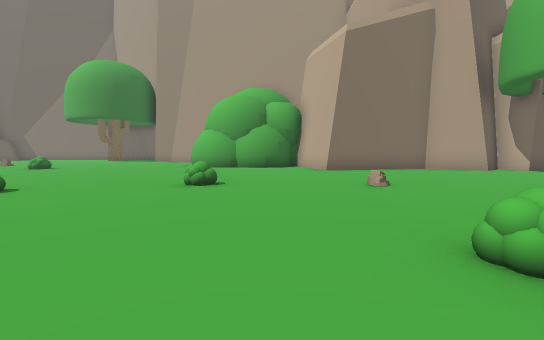
View 1 (above)

18 first-person views from a walk through a Unity game level. The camera is 1.3 m above the floor, tilts 4° down and sees 90° across. The floor is counted in squares, 2 m on a side. Each view is taken from the middle of a square. On the plan, view 1 faces up. The plan holds only what a view shows up to about 9 squares ahead; the rest is blank. The place goes on beyond the plan. The player is left out. Some surface patterns are stand-ins.

View 2
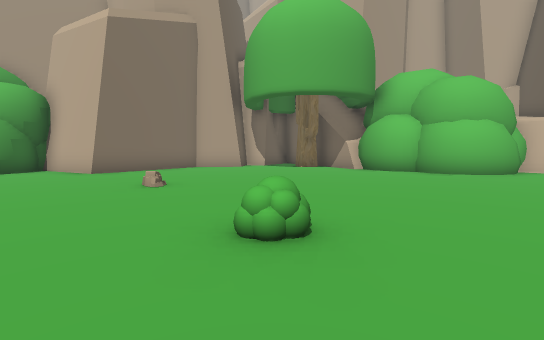

View 3
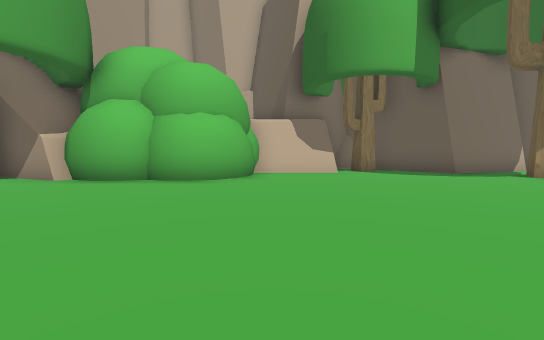

View 4
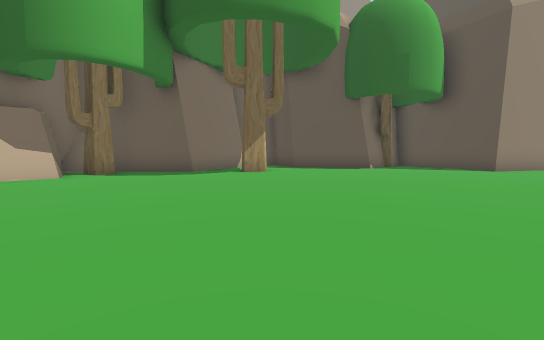

View 5
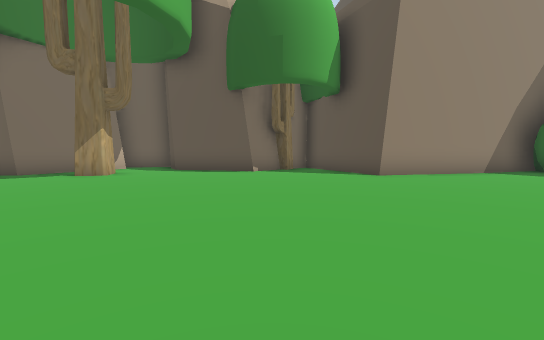

View 6
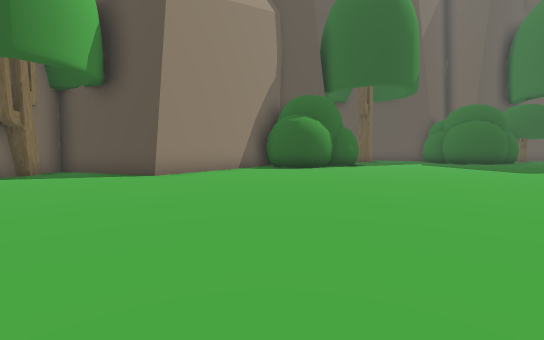

View 7
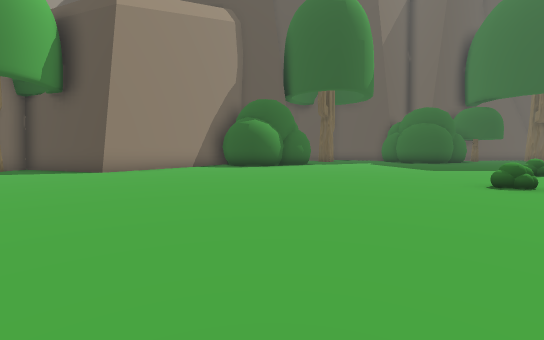

View 8
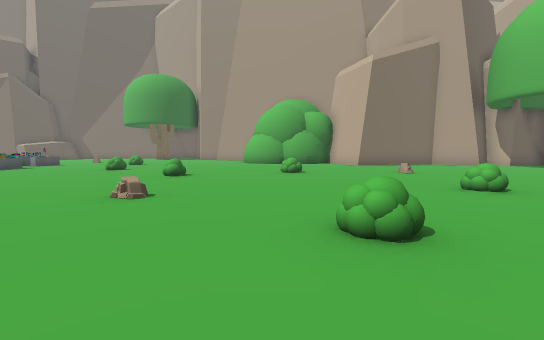

View 9
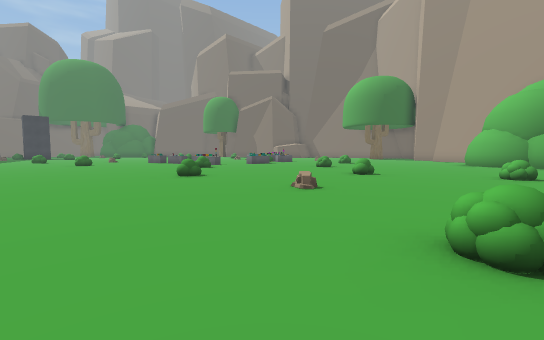

View 10
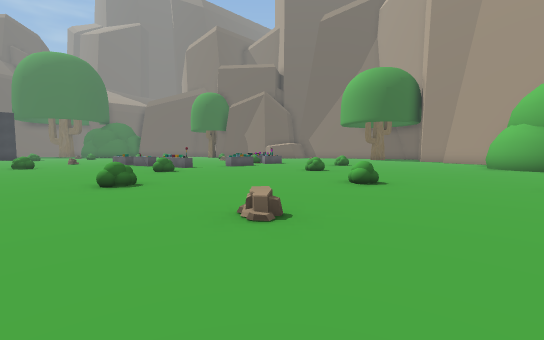

View 11
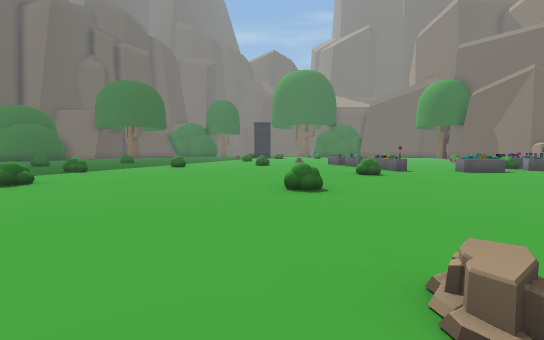

View 12
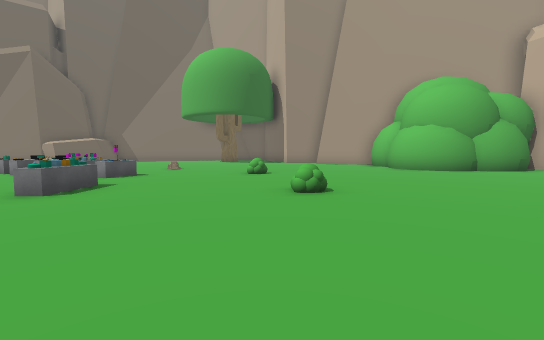

View 13
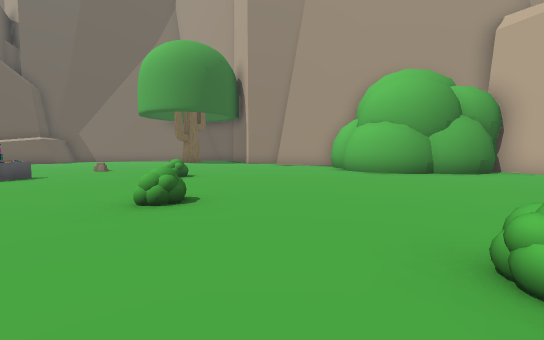

View 14
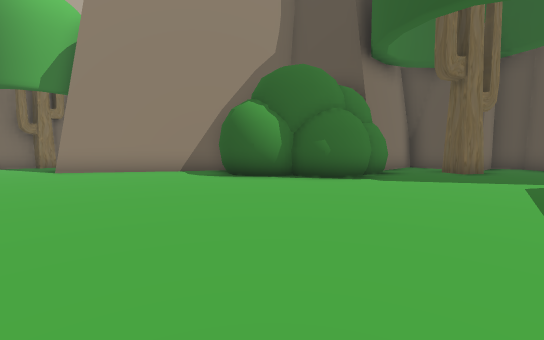

View 15
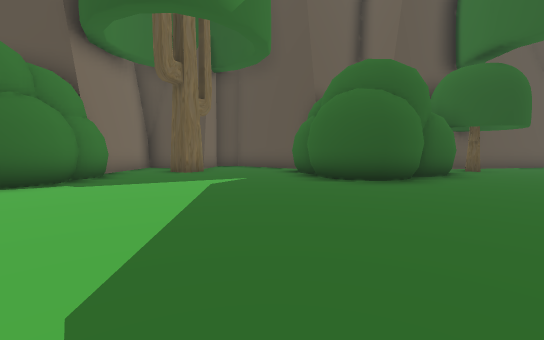

View 16
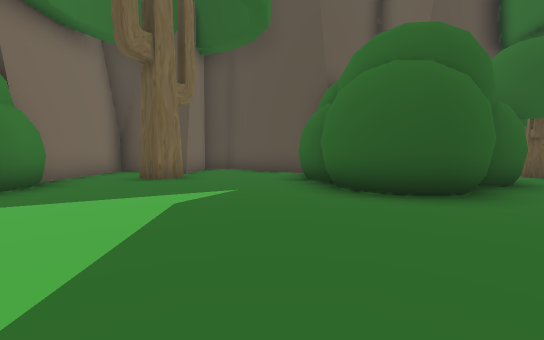

View 17
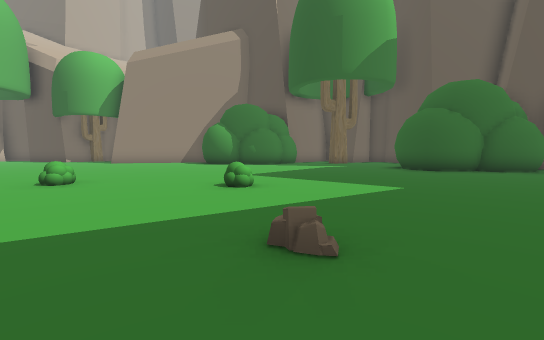

View 18
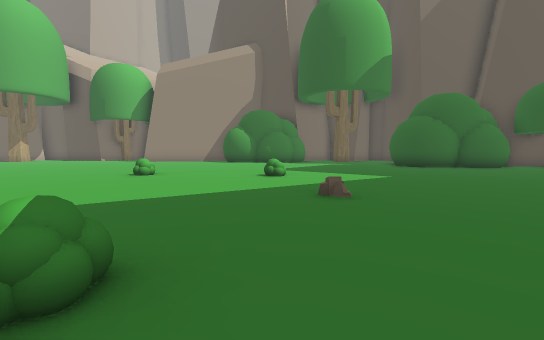

### Floor plan
Points are (right, up) in squares from view 1. A wall is a line through its corners. A room is listed if a view was taken in it or the views show most of it. See-through windows are left out.
Room 1 (views 1, 2, 3, 4, 5, 6, 7, 8, 9, 10, 11, 12, 13, 14, 15, 16, 17, 18)
walls: (-1.2, -14.9) (-0.6, -14.6); (-2.7, -15.8) (-2.3, -15.6); (8.9, 2.3) (9.1, 2.8) (8.8, 3.4); (7.6, -11.1) (7.6, -10.7) (8.5, -10.3); (1, -15.9) (1.2, -16.4); (1.9, -15.7) (4.1, -12.2) (7.6, -13.5) (7.6, -12.6); (8.8, 3.9) (9.1, 4.5) (9.5, 4.9) (9.1, 5.2); (-0.8, 10.5) (-1.5, 10.8); (-2.6, -16.7) (-2.4, -16.5); (3.1, 9.3) (1.9, 9.1) (1, 11.8) (0.8, 11.3) (0.3, 10.8) (0, 10.6); (0.1, 10.6) (-2.2, 10.7) (-2.8, 11) (-3.2, 11.3) (-3.5, 12); (3.5, 9.4) (2.6, 9.2); (-2.9, -17.2) (-2.6, -16.5) (-1.9, -16.2) (-1.5, -16.2) (-1.3, -15.9) (-0.9, -15.4) (-0.4, -15.2) (0, -15.2) (0.6, -15.5); (8.9, 4.8) (9.8, 6.8); (-2.6, -17.3) (-2.4, -16.9); (10.9, 0.5) (10.2, 0.5) (9.6, 0.8) (9.1, 1.2) (8.9, 1.8) (9, 4); (11.4, -1.6) (11.4, 0.4) (11, 0.6); (-2.2, -17.7) (-2.2, -17.1); (1.2, -17.3) (2.1, -15.3); (-2.8, -18.2) (-3, -17.6); (-3.1, -18.3) (-2.8, -17.8); (12.6, -2.2) (11.5, -1.9) (11.5, 0.4); (11.9, -8.2) (10.9, -5.2) (12.5, -3.7); (-2.8, -18.9) (-2.8, -17.1); (-9.1, -17.7) (-8.7, -17.8); (-2.7, -19.2) (-2.9, -18.6) (-2.7, -18); (-7.9, -18.7) (-8, -19.5); (8.8, 9.1) (8.4, 8.8); (-7.7, -19.5) (-7.4, -20.1); (-8.1, -19.4) (-7.7, -19.8); (-7.8, -19.7) (-7.7, -20) (-7.7, -20.5); (-12.1, -19.7) (-11.8, -19.2) (-11.5, -18.8) (-11.1, -18.6) (-10.6, -18.6) (-10.5, -18.2) (-10.1, -17.9) (-9.6, -17.6) (-8.8, -17.7) (-8.4, -18.1) (-8.1, -18.6); (-7.9, -21.7) (-5.7, -23.6); (-4.7, -23.1) (-4.6, -21.9) (-2.2, -22.7) (-2.2, -19.6)
low walls: (-9.6, -17.8) (-9.3, -17.8) (-8.6, -18); (-8.1, -18.6) (-8.1, -19.4); (-10.4, -18.4) (-9.9, -18); (-11, -19.9) (-10.6, -19.6)
objects: tree (-13, -21); other object (-13, 9); other object (-12, 4); grey block (-12, 9); rock (-11, -9); bush (-11, -6); bush (-11, 3); grey block (-11, 6) to (-11, 7); bush (-8, -11); bush (-8, -5); bush (-8, 1); bush (-8, 10); bush (-7, 7); bush (-5, -9); bush (-5, 4); tree (-4, -21) to (-4, -20); rock (-4, 1); bush (-1, -1); bush (-1, 5); bush (2, 1); rock (2, 5); tree (8, -12); tree (9, 7); tree (10, -7); tree (12, -3)

Positions as (right, up) in squares from view 1, and headings:
1: (0, 0), facing up
2: (0, 0), facing up-right
3: (3, 0), facing right
4: (3, -1), facing down-right
5: (1, -5), facing down-right
6: (1, -5), facing down
7: (-1, -4), facing down
8: (-2, -3), facing up
9: (-1, -3), facing up-left
10: (-2, -1), facing up-left
11: (-3, 0), facing left
12: (-8, 2), facing up
13: (-6, 3), facing up
14: (-6, -11), facing down-right
15: (-7, -12), facing down
16: (-7, -14), facing down
17: (-12, -8), facing down-right
18: (-13, -6), facing down-right
